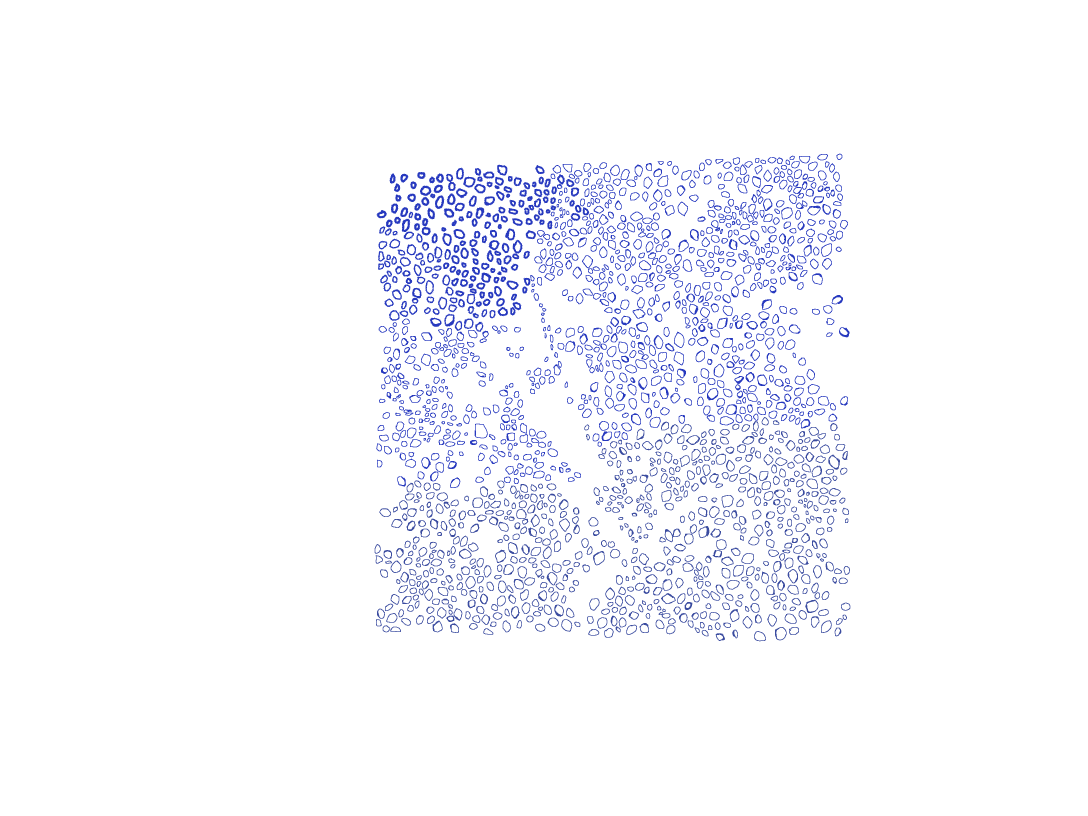
#> input picture opencv-barnacle/imgs/mask1.png, 3264 x 2448 px (shown at 1/3 size)
$ python compare_results.py
#> lines starting #> are read from the running program, lines starting #| are printed output that depends on the picture; after the words box and inside, x2 and y2 are one past the last pixel; in counts of white or black regions, pixels touching at a corner belong together
import cv2
import numpy as np
import matplotlib.pyplot as plt

# Load the original mask and OpenCV result
original_mask = cv2.imread('imgs/mask1.png')
#> original_mask is the input picture: shape (2448, 3264, 3); mean B, G, R 252.1, 247.6, 246.9
opencv_mask = cv2.imread('opencv_mask.png', cv2.IMREAD_GRAYSCALE)
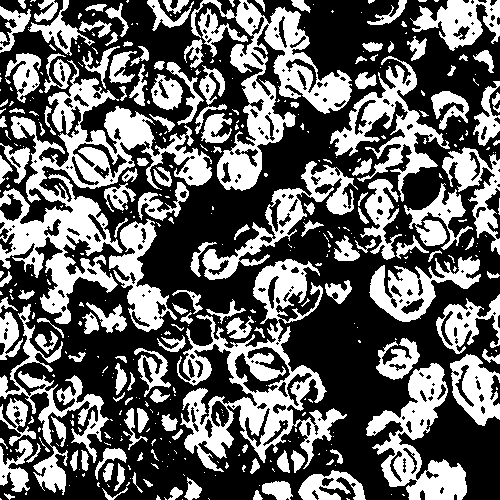
#> input picture opencv-barnacle/opencv_mask.png, 500 x 500 px
#> opencv_mask: shape (500, 500); 39.3% white; 427 white regions (273 under 20 px), largest, box (x1, y1, x2, y2) and area: (0, 60, 212, 324) 14463, (177, 259, 347, 472) 10818, (191, 0, 352, 191) 8523

print(f"Original mask shape: {original_mask.shape}")
#| Original mask shape: (2448, 3264, 3)
print(f"OpenCV mask shape: {opencv_mask.shape}")
#| OpenCV mask shape: (500, 500)

# Convert original mask to binary (blue to white)
hsv = cv2.cvtColor(original_mask, cv2.COLOR_BGR2HSV)
#> hsv: shape (2448, 3264, 3); mean H, S, V 4.5, 7.3, 252.1
lower_blue = np.array([100, 50, 50])
upper_blue = np.array([140, 255, 255])
original_binary = cv2.inRange(hsv, lower_blue, upper_blue)
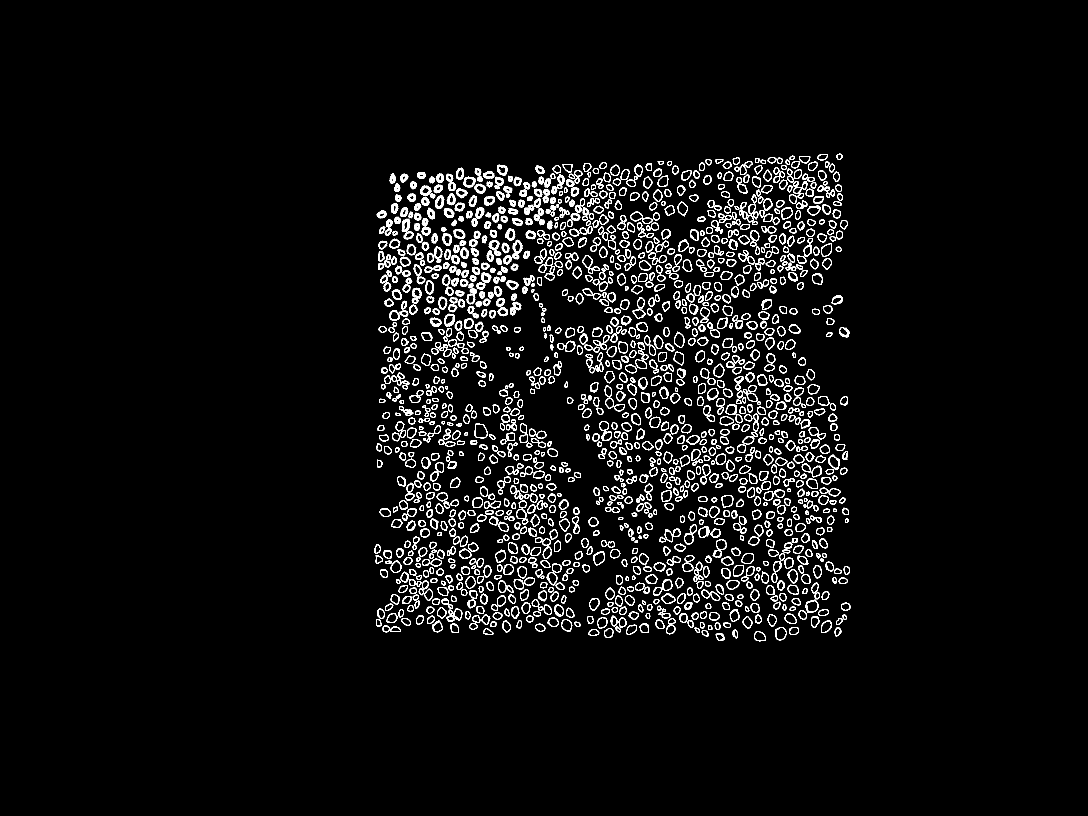
#> original_binary: shape (2448, 3264) (shown at 1/3 size); 3.9% white; 1747 white regions (29 under 20 px), largest, box (x1, y1, x2, y2) and area: (1536, 719, 1568, 778) 769, (1338, 521, 1368, 573) 654, (1235, 863, 1265, 911) 624

print(f"Original binary mask shape: {original_binary.shape}")
#| Original binary mask shape: (2448, 3264)
print(f"Original binary pixels: {np.sum(original_binary > 0)}")
#| Original binary pixels: 310983
print(f"OpenCV mask pixels: {np.sum(opencv_mask > 0)}")
#| OpenCV mask pixels: 98134

# Calculate overlap
#> (the run stopped early here; a loop or call above may not have finished)
